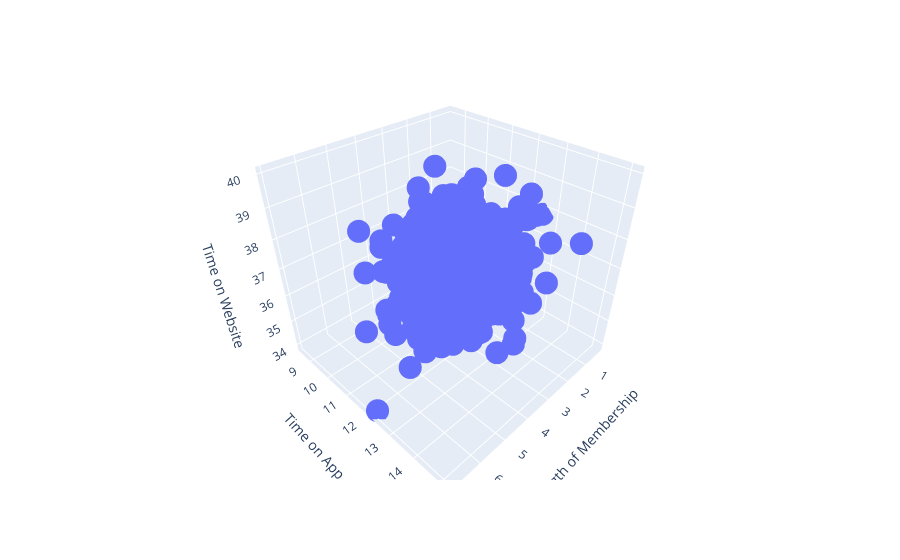

The notebook cell this image was saved under:
### Code cell
fig = px.scatter_3d(data, x='Length of Membership', y='Time on App', z='Time on Website')

fig.show()

### Figure 1 — Plotly figure (JSON) as saved in the notebook; plotly's stock layout.template omitted (floating-point values rounded to 4 significant figures; data arrays with more than 128 entries replaced by an {"elided": "..."} marker saying what was removed)
{"data": [{"hovertemplate": "Length of Membership=%{x}<br>Time on App=%{y}<br>Time on Website=%{z}<extra></extra>", "legendgroup": "", "marker": {"color": "#636efa", "symbol": "circle"}, "mode": "markers", "name": "", "scene": "scene", "showlegend": false, "type": "scatter3d", "x": {"elided": "500 float values"}, "y": {"elided": "500 float values"}, "z": {"elided": "500 float values"}}], "layout": {"legend": {"tracegroupgap": 0}, "margin": {"t": 60}, "scene": {"domain": {"x": [0, 1], "y": [0, 1]}, "xaxis": {"title": {"text": "Length of Membership"}}, "yaxis": {"title": {"text": "Time on App"}}, "zaxis": {"title": {"text": "Time on Website"}}}}}
